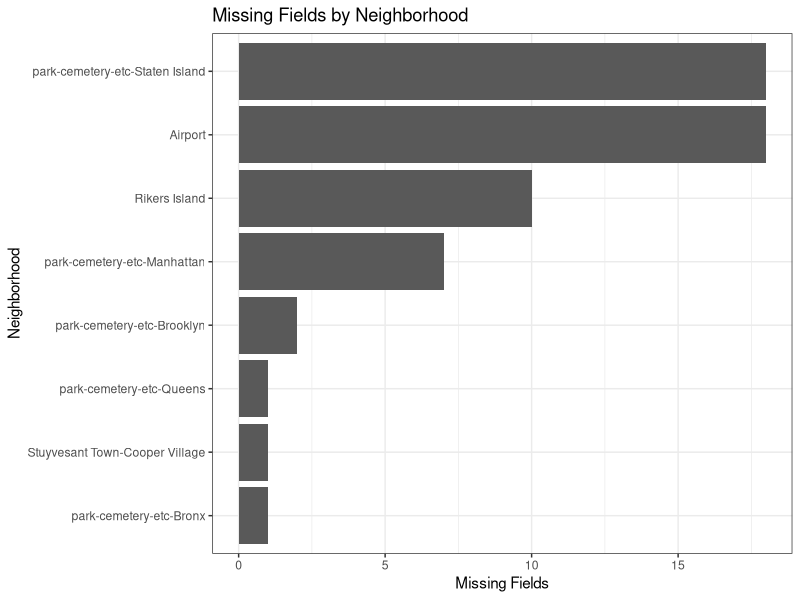

R code for this plot:
## ---- chunk 1
library(ggplot2)
library(dplyr)
data <- read.csv("./data/clean/combined_dataset.csv")
data$na_count <- rowSums(is.na(data))
data$Neighborhood.Name <- factor(data$Neighborhood.Name,
                  levels = data$Neighborhood.Name[order(data$na_count, decreasing = FALSE)])
row_na_counts <- ggplot(
  dplyr::filter(data, na_count > 0),
  aes(Neighborhood.Name, na_count)
) +
  geom_bar(stat='identity') +
  coord_flip() +
  labs(title="Missing Fields by Neighborhood", x="Neighborhood", y="Missing Fields") +
  theme_bw()

row_na_counts

